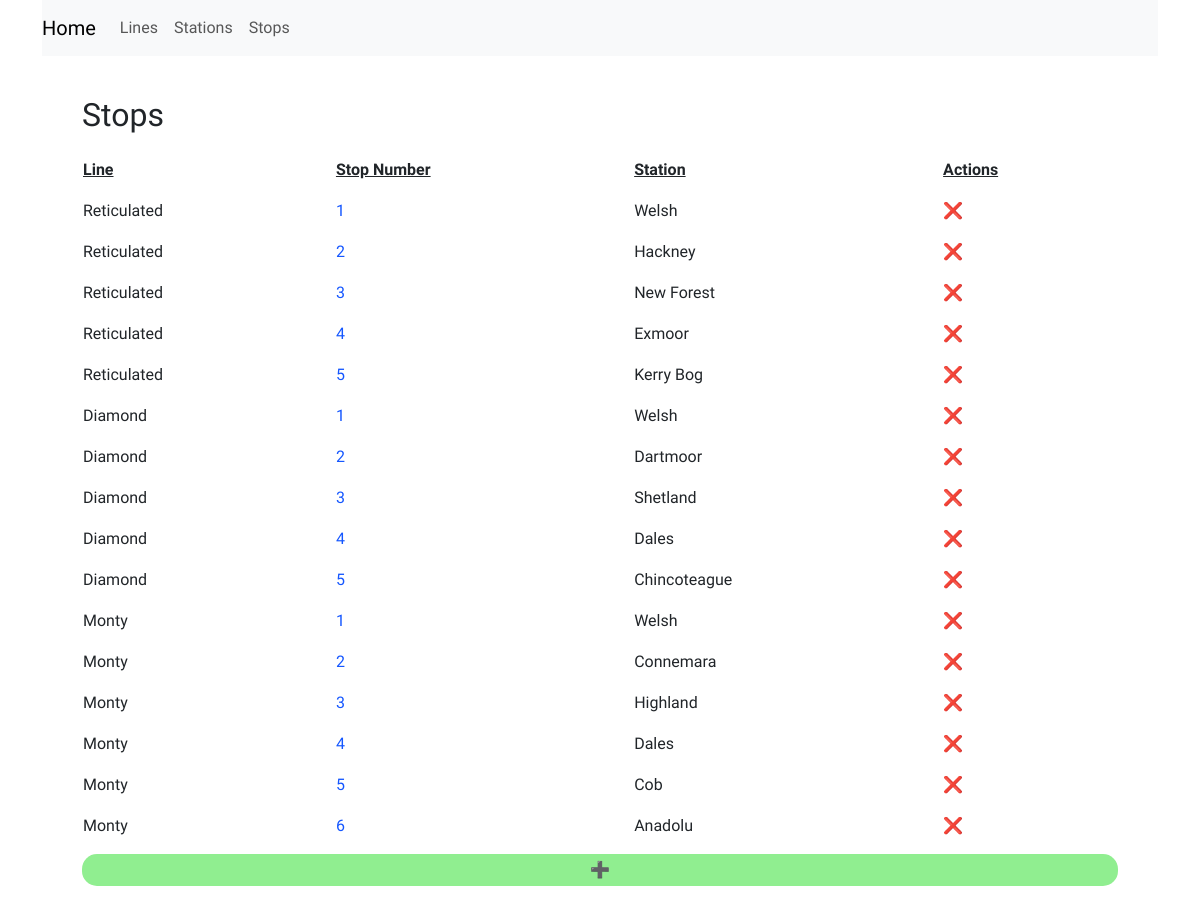
/stops/, run on an earlier commit of the app's database.
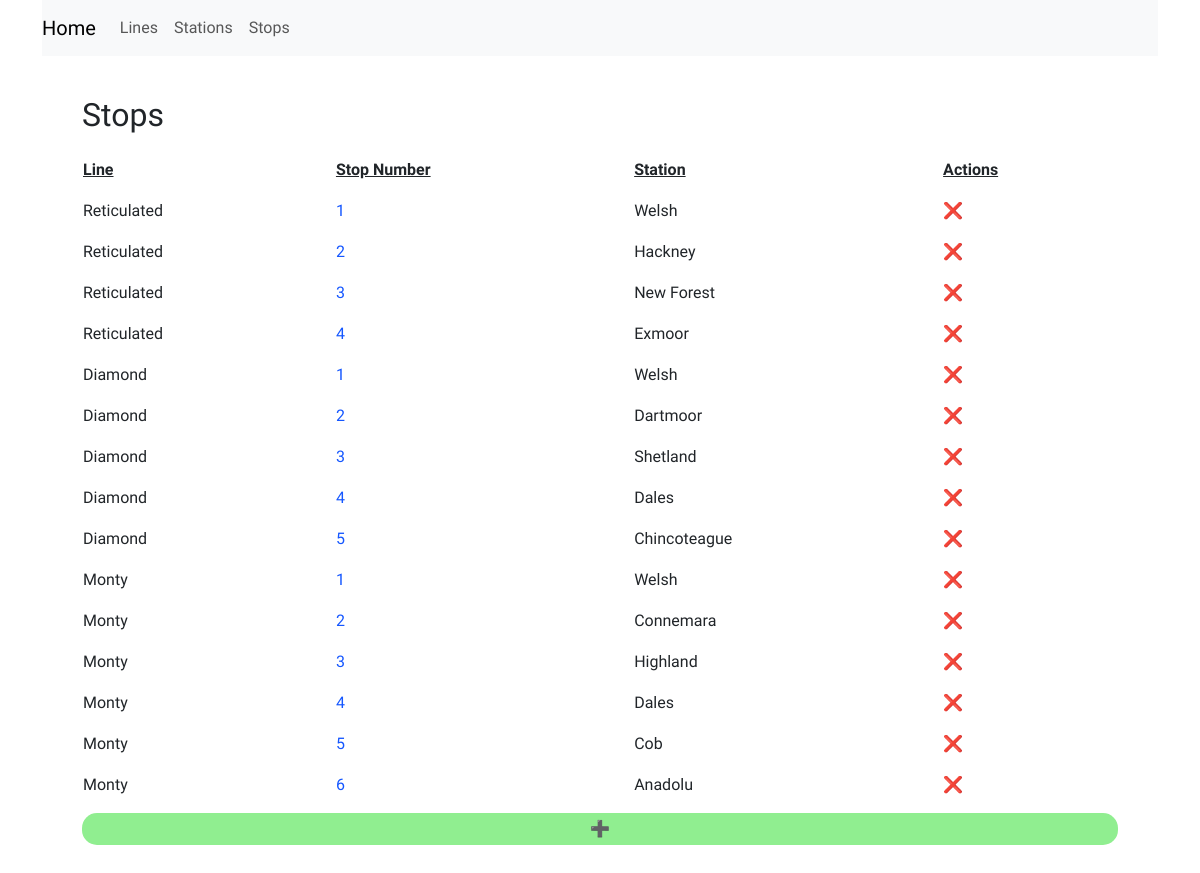
And on a later commit of the database.
### routes/models.py (models this page shows, shortened)
class Stop(models.Model):
    class Meta:
        unique_together = (('line', 'stop_number'))
    line = models.ForeignKey(Line, on_delete=models.CASCADE)
    station = models.ForeignKey(Station, on_delete=models.CASCADE)
    stop_number = models.PositiveIntegerField()

class Line(models.Model):
    name = models.CharField(unique=True, max_length=200)

class Station(models.Model):
    name = models.CharField(unique=True, max_length=200)
    accessible = models.BooleanField(default=False)

### routes/views.py (the view)
# urls.py: path('stops/', views.StopView.as_view(), name="stops"),
class StopView(ListView):
    model = Stop
    template_name = "routes/stops.html"

### routes/templates/routes/stops.html (shortened to what this page needs)
{% extends 'base.html' %}
{% load static %}
{% block content %}
  <div>
    <h2>Stops</h2>
    <table class="line-table">
      <thead>
        <tr>
          <th>Line</th>
          <th>Stop Number</th>
          <th>Station</th>
          <th>Actions</th>
        </tr>
      </thead>
      <tbody>
      {% for stop in object_list %}
        <tr>
          <td>{{ stop.line.name }}</td>
          <td><a href="{% url "update_stop" stop.id %}">{{ stop.stop_number }}</a></td>
          <td>{{ stop.station.name }}</td>
          <td><a href="{% url "delete_stop" stop.id %}" style="text-decoration: none; color: inherit;">❌</a></td>
        </tr>
      {% endfor %}
      </tbody>
    </table>
    <a href="{% url "create_stop" %}" style="display: inherit; text-align: center; border-radius: 15px; text-decoration: none; color: inherit; padding: 4px; background-color: lightgreen;">➕</a>
  </div>
{% endblock %}

What changed in the data, as far as the page shows it:
removed Stop: line.name "Reticulated", stop_number "5", station.name "Kerry Bog"
